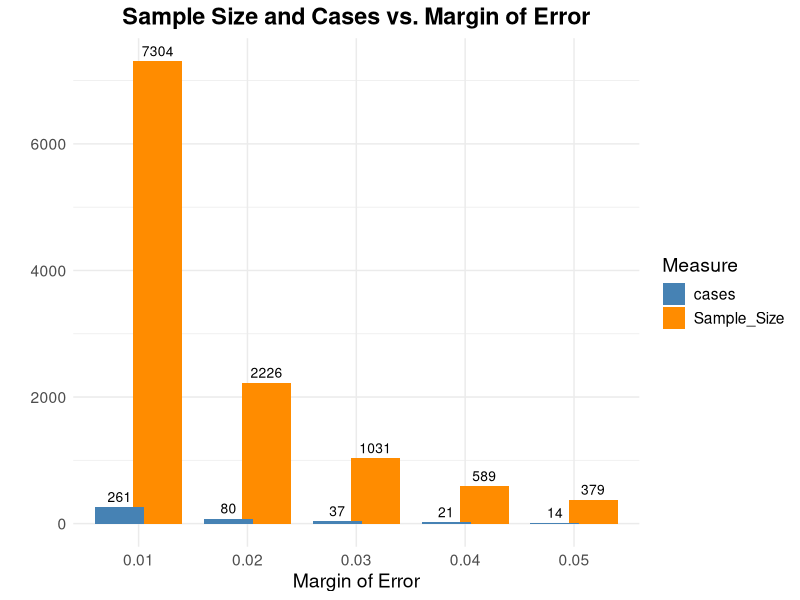
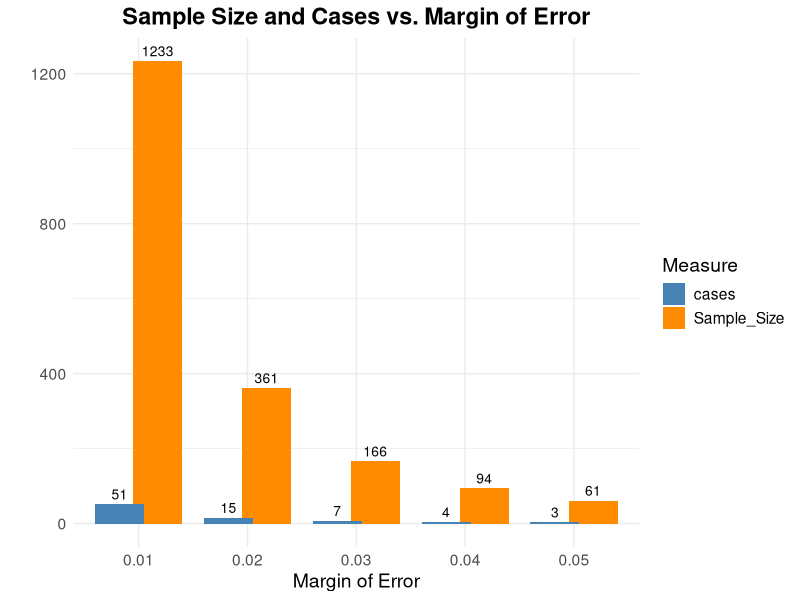

Generate these figures, in order, with R:
## ---- chunk 1
rm(list=ls())
library(ggplot2)
## ---- chunk 2

# Sample size function
sample_size_proportion <- function(p, margin_error, population, z_score = 1.96){
  q <- 1 - p
  z2 <- (z_score)^2
  d2 <- margin_error^2
  N <- (p * q * z2) / d2 
  n <- N / (1 + (N / population))
  
  return(min(N,n))
}

## ---- chunk 3
# Set up
#p <- 1091 / 30498
p=0.5
population <- 30498
#relative_errors <- seq(0.1, 1, by = 0.1)  # 10% to 100% of p
#margin_errors <- p * relative_errors     # Convert to absolute margin of error
margin_errors <- seq(0.01, 0.05, by=0.01)


# Calculate sample sizes
sample_sizes <- sapply(margin_errors, function(d) {
  sample_size_proportion(p, margin_error = d, population = population)
})

# Make a data frame for plotting
df <- data.frame(
  margin_errors = margin_errors,
  Sample_Size = round(sample_sizes)
)

df$cases=round(df$Sample_Size*1091/30498)



library(dplyr)
library(tidyr)
# Reshape to long format
df_long <- df %>%
  pivot_longer(cols = c(Sample_Size, cases),
               names_to = "Measure",
               values_to = "Count")

# Create side-by-side bar plot
ggplot(df_long, aes(x = factor(margin_errors), y = Count, fill = Measure)) +
  geom_bar(stat = "identity", position = position_dodge(width = 0.7)) +
  geom_text(aes(label = Count),
            position = position_dodge(width = 0.7),
            vjust = -0.5, size = 3.5) +
  labs(
    title = "Sample Size and Cases vs. Margin of Error",
    x = "Margin of Error",
    y = ""
  ) +
  theme_minimal() +
  theme(
    text = element_text(size = 14),
    plot.title = element_text(hjust = 0.5, face = "bold")
  ) +
  scale_fill_manual(values = c("steelblue", "darkorange"))
## ---- chunk 4
# Set up
numerator=264
denominator=6355
p <- numerator / denominator
#p=0.5
population <- denominator
#relative_errors <- seq(0.1, 1, by = 0.1)  # 10% to 100% of p
#margin_errors <- p * relative_errors     # Convert to absolute margin of error
margin_errors <- seq(0.01, 0.05, by=0.01)


# Calculate sample sizes
sample_sizes <- sapply(margin_errors, function(d) {
  sample_size_proportion(p, margin_error = d, population = population)
})

# Make a data frame for plotting
df <- data.frame(
  margin_errors = margin_errors,
  Sample_Size = round(sample_sizes)
)

df$cases=round(df$Sample_Size*numerator/denominator)



library(dplyr)
library(tidyr)
# Reshape to long format
df_long <- df %>%
  pivot_longer(cols = c(Sample_Size, cases),
               names_to = "Measure",
               values_to = "Count")

# Create side-by-side bar plot
ggplot(df_long, aes(x = factor(margin_errors), y = Count, fill = Measure)) +
  geom_bar(stat = "identity", position = position_dodge(width = 0.7)) +
  geom_text(aes(label = Count),
            position = position_dodge(width = 0.7),
            vjust = -0.5, size = 3.5) +
  labs(
    title = "Sample Size and Cases vs. Margin of Error",
    x = "Margin of Error",
    y = ""
  ) +
  theme_minimal() +
  theme(
    text = element_text(size = 14),
    plot.title = element_text(hjust = 0.5, face = "bold")
  ) +
  scale_fill_manual(values = c("steelblue", "darkorange"))
